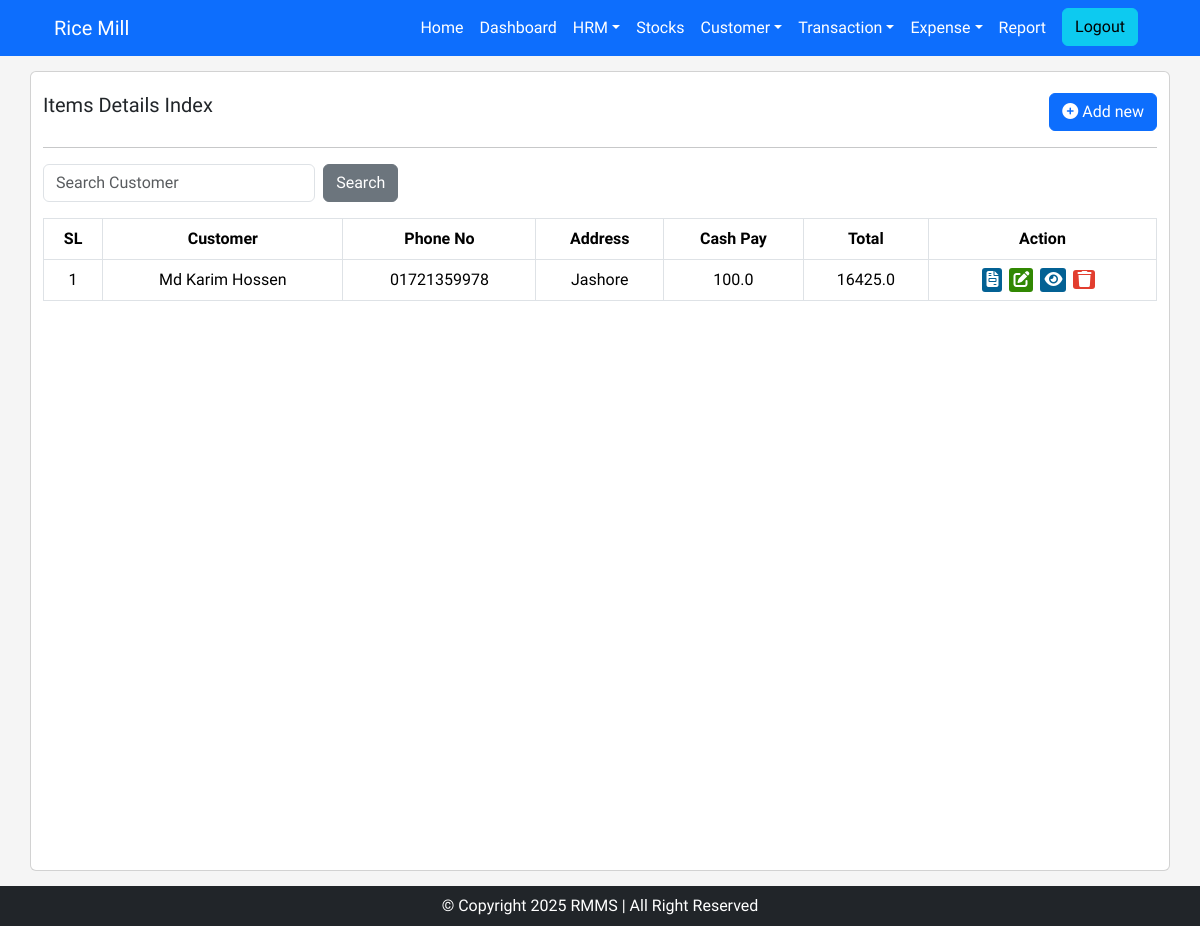
/add-items-details/index/ (signed in), run on the app's committed database.
### rice_mill/models.py (models this page shows, shortened)
class AddItemsDetails(models.Model):
    customer = models.ForeignKey(Customer, on_delete=models.PROTECT, related_name='addItemDetails_customer')
    date = models.DateTimeField()
    cash_pay = models.FloatField(blank=True, null=True)
    dhan_uom = models.ForeignKey(Uom, on_delete=models.PROTECT, related_name="additems_uom_dhan")
    dhan_qty = models.FloatField()
    dhan_unit_price = models.FloatField()
    dhan_total = models.FloatField(blank=True, null=True)
    chaul_uom = models.ForeignKey(Uom, on_delete=models.PROTECT, related_name="additems_uom_chaul")
    chaul_qty = models.FloatField(blank=True, null=True)
    chaul_unit_price = models.FloatField(blank=True, null=True)
    chaul_total = models.FloatField(blank=True, null=True)
    khud_uom = models.ForeignKey(Uom, on_delete=models.PROTECT, related_name="additems_uom_khud")
    khud_qty = models.FloatField(blank=True, null=True)
    khud_unit_price = models.FloatField(blank=True, null=True)
    khud_total = models.FloatField(blank=True, null=True)
    kura_uom = models.ForeignKey(Uom, on_delete=models.PROTECT, related_name="additems_uom_kura")
    kura_qty = models.FloatField(blank=True, null=True)
    kura_unit_price = models.FloatField(blank=True, null=True)
    kura_total = models.FloatField(blank=True, null=True)
    chita_uom = models.ForeignKey(Uom, on_delete=models.PROTECT, related_name="additems_uom_chita")
    chita_qty = models.FloatField(blank=True, null=True)
    chita_unit_price = models.FloatField(blank=True, null=True)
    chita_total = models.FloatField(blank=True, null=True)

class Customer(models.Model):
    customer_name = models.CharField(max_length=255)
    customer_name_bn = models.CharField(max_length=255)
    previous_due = models.FloatField()
    phone = models.CharField(max_length=20)
    email = models.EmailField(blank=True, null=True)
    address = models.CharField(max_length=200, blank=True, null=True)
    created_at = models.DateTimeField(auto_now_add=True, blank=True, null=True)
    updated_at = models.DateTimeField(auto_now=True, blank=True, null=True)
    created_by = models.CharField(max_length=200, blank=True, null=True)
    updated_by = models.CharField(max_length=200, blank=True, null=True)
    def __str__(self):
        return self.customer_name

### rice_mill/views.py (the view)
# urls.py: path('add-items-details/index/', addItems_details_index_view, name='add_items_details_index'),
@login_required(login_url='login')
def addItems_details_index_view(request):
    items = AddItemsDetails.objects.all().order_by('date')
    for item in items:
        item.group_key = f"{item.customer} - {item.customer.phone}"
    context = {
        'items': items
    }
    return render(request, 'pages/add_Items_details/index.html', context)

### rice_mill/templates/pages/add_Items_details/index.html (shortened to what this page needs)
{% extends "base.html" %}
{% load static %}
{% block content %}
<div class="container base-container card" style="background-color: white; min-height: 100vh;">
    <div class="row mt-3">
        <div class="col-md-6">
            <div class="title-text">
                <h5>Items Details Index</h5>
            </div>
        </div>
        <div class="col-md-3"></div>
        <div class="col-md-3">
            <div class="add-new" style="text-align: right;">
                <a href="{% url 'add_items_details_create' %}"><button class="btn btn-primary"><i class="fa-solid fa-circle-plus"></i> Add new</button></a>
            </div>
        </div>
    </div>
    <hr>
    <div class="row mb-3">
        <div class="col-md-4">
            <div class="search">
                <form class="d-flex">
                    <input class="form-control me-sm-2" type="search" placeholder="Search Customer">
                    <button class="btn btn-secondary my-2 my-sm-0" type="submit">Search</button>
                </form>
            </div>
        </div>
        <div class="col-md-8"></div>
    </div>
    <div class="row">
        <div class="tables table-responsive" id="deptList">
            <table class="table table-hover table-bordered">
                <thead>
                  <tr>
                    <th class="text-center">SL</th>
                    <th class="text-center">Customer</th>
                    <th class="text-center">Phone No</th>
                    <th class="text-center">Address</th>
                    <th class="text-center">Cash Pay</th>
                    <th class="text-center">Total</th>
                    <th class="text-center">Action</th>
                  </tr>
                </thead>
                <tbody>
                    {% if items %}
                    {% regroup items by customer as grouped_obj_list %}
                    {% for group in grouped_obj_list %}
                    {% for item in group.list %}
                    <tr>
                      {% if forloop.first %}
                      <td class="text-center" rowspan="{{group.list|length}}">{{forloop.parentloop.counter}}</td>
                      <td class="text-center" rowspan="{{group.list|length}}">{{group.grouper}}</td>
                      {% endif %}
                      <td class="text-center">{{item.customer.phone}}</td>
                      <td class="text-center">{{item.customer.address}}</td>
                      <td class="text-center">{{item.cash_pay}}</td>
                      <td class="text-center">{{item.dhan_total}}</td>
                      <td class="text-center">
                        <ul class="action">
                            <li>
                                <a type="button" href="{% url 'party_invoice_generation' item.id %}" class="eye-click" data-toggle="tooltip" data-placement="top" title="Invoice" >
                                    <i class="fa-solid fa-file-invoice"></i>
                                </a>
                            </li>
                            <li>
                              <a type="button" href="{% url 'add_items_details_update' item.id %}" class="edit-click" data-toggle="tooltip" data-placement="top" title="Update" >
                                <i class="fa-solid fa-pen-to-square"></i>
                                </a>
                            </li>
                            <li>
                                <a type="button" href="{% url 'add_items_single_details' item.id %}" class="eye-click" data-toggle="tooltip" data-placement="top" title="Details" >
                                    <i class="fa-solid fa-eye"></i>
                                  </a>
                              </li>
                            <li>
                                <a class="delete-click" data-toggle="tooltip" data-placement="top" title="Delete" onclick="SweetDelete(event,this.href)" href="{% url 'add_items_details_delete' item.id %}">
                                <i class="fa fa-trash" aria-hidden="true"></i>
                                </a>
                            </li>
                        </ul>
                      </td>
                    </tr>
                    {% endfor %}
                    {% endfor %}
                    {% else %}
                    <tr>
                        <td colspan="7" class="text-center">Data not found</td>
                    </tr>
                    {% endif %}
                </tbody>
            </table>
        </div>
    </div>
</div>
{% endblock %}

### rice_mill/static/css/styles.css (style rules this page uses)
* { font-family: "News Cycle", sans-serif; margin: 0; padding: 0; }
.base-container { padding: 5px 20px; margin-top: 15px; margin-bottom: 15px; border-radius: 5px; }
ul.action { list-style: none; margin: 0px; padding: 0px; display: inline-flex; }
ul.action li { margin-right: 7px; }
ul.action li a i { color: white; }
a.edit-click { background: #318802; padding: 0px 4px; border-radius: 3px; }
a.eye-click { background: #036194; padding: 0px 4px; border-radius: 3px; }
a.delete-click { background: #e23e2f; padding: 0px 4px; border-radius: 3px; }
.container.base-container.card { min-height: 100vh; }

### data on the page
Customer: grouper "Md Karim Hossen"
AddItemsDetails: customer.phone "01721359978", customer.address "Jashore", cash_pay "100.0", dhan_total "16425.0"
